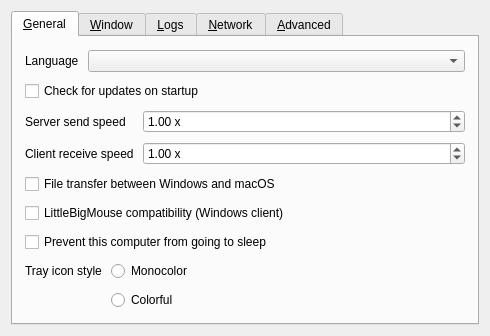
<?xml version="1.0" encoding="UTF-8"?>
<ui version="4.0">
 <class>SettingsDialog</class>
 <widget class="QDialog" name="SettingsDialog">
  <property name="geometry">
   <rect>
    <x>0</x>
    <y>0</y>
    <width>490</width>
    <height>326</height>
   </rect>
  </property>
  <property name="sizePolicy">
   <sizepolicy hsizetype="Maximum" vsizetype="Maximum">
    <horstretch>0</horstretch>
    <verstretch>0</verstretch>
   </sizepolicy>
  </property>
  <property name="windowTitle">
   <string>Preferences</string>
  </property>
  <property name="modal">
   <bool>true</bool>
  </property>
  <layout class="QVBoxLayout" name="verticalLayout_3">
   <item>
    <widget class="QTabWidget" name="tabWidget">
     <widget class="QWidget" name="tabGeneral">
      <attribute name="title">
       <string>&amp;General</string>
      </attribute>
      <layout class="QVBoxLayout" name="verticalLayout_6">
       <property name="spacing">
        <number>9</number>
       </property>
       <property name="leftMargin">
        <number>12</number>
       </property>
       <property name="topMargin">
        <number>12</number>
       </property>
       <property name="rightMargin">
        <number>12</number>
       </property>
       <property name="bottomMargin">
        <number>12</number>
       </property>
       <item>
        <spacer name="verticalSpacer_6">
         <property name="orientation">
          <enum>Qt::Orientation::Vertical</enum>
         </property>
         <property name="sizeHint" stdset="0">
          <size>
           <width>20</width>
           <height>0</height>
          </size>
         </property>
        </spacer>
       </item>
       <item>
        <layout class="QHBoxLayout" name="horizontalLayout_3">
         <item>
          <widget class="QLabel" name="lblLanguage">
           <property name="sizePolicy">
            <sizepolicy hsizetype="Maximum" vsizetype="Preferred">
             <horstretch>0</horstretch>
             <verstretch>0</verstretch>
            </sizepolicy>
           </property>
           <property name="text">
            <string>Language</string>
           </property>
          </widget>
         </item>
         <item>
          <widget class="QComboBox" name="comboLanguage"/>
         </item>
        </layout>
       </item>
       <item>
        <widget class="QCheckBox" name="cbAutoUpdate">
         <property name="text">
          <string>Check for updates on startup</string>
         </property>
        </widget>
       </item>
       <item>
        <layout class="QFormLayout" name="mouseSpeedLayout">
         <item row="0" column="0"><widget class="QLabel" name="serverSpeedLabel"><property name="text"><string>Server send speed</string></property></widget></item>
         <item row="0" column="1"><widget class="QDoubleSpinBox" name="serverSpeedSpin"><property name="minimum"><double>0.100000000000000</double></property><property name="maximum"><double>4.000000000000000</double></property><property name="singleStep"><double>0.100000000000000</double></property><property name="value"><double>1.000000000000000</double></property><property name="suffix"><string notr="true"> x</string></property></widget></item>
         <item row="1" column="0"><widget class="QLabel" name="clientSpeedLabel"><property name="text"><string>Client receive speed</string></property></widget></item>
         <item row="1" column="1"><widget class="QDoubleSpinBox" name="clientSpeedSpin"><property name="minimum"><double>0.100000000000000</double></property><property name="maximum"><double>4.000000000000000</double></property><property name="singleStep"><double>0.100000000000000</double></property><property name="value"><double>1.000000000000000</double></property><property name="suffix"><string notr="true"> x</string></property></widget></item>
        </layout>
       </item>
       <item>
        <widget class="QCheckBox" name="cbNativeFileDrag">
         <property name="text"><string>File transfer between Windows and macOS</string></property>
         <property name="toolTip"><string>Enable on both computers. Drag files across the screen edge and drop them on the other computer, or use File relay from the File menu. Supports regular files and requires desktop mode on Windows.</string></property>
        </widget>
       </item>
       <item>
        <widget class="QCheckBox" name="cbLocalCursor">
         <property name="text"><string>LittleBigMouse compatibility (Windows client)</string></property>
         <property name="toolTip"><string>Use local cursor positioning and report corrected coordinates to a patched Deskflow server. Keeps automatic edge switching. Reconnect after changing this setting.</string></property>
        </widget>
       </item>
       <item>
        <widget class="QCheckBox" name="cbPreventSleep">
         <property name="text">
          <string>Prevent this computer from going to sleep</string>
         </property>
        </widget>
       </item>
       <item>
        <layout class="QFormLayout" name="formLayout">
         <item row="1" column="1">
          <widget class="QRadioButton" name="rbIconColorful">
           <property name="text">
            <string>Colorful</string>
           </property>
          </widget>
         </item>
         <item row="0" column="1">
          <widget class="QRadioButton" name="rbIconMono">
           <property name="text">
            <string>Monocolor</string>
           </property>
          </widget>
         </item>
         <item row="0" column="0">
          <widget class="QLabel" name="lblTrayIconStyle">
           <property name="text">
            <string>Tray icon style</string>
           </property>
          </widget>
         </item>
        </layout>
       </item>
       <item>
        <spacer name="verticalSpacer_3">
         <property name="orientation">
          <enum>Qt::Orientation::Vertical</enum>
         </property>
         <property name="sizeHint" stdset="0">
          <size>
           <width>20</width>
           <height>0</height>
          </size>
         </property>
        </spacer>
       </item>
      </layout>
     </widget>
     <widget class="QWidget" name="tabWindow">
      <attribute name="title">
       <string>&amp;Window</string>
      </attribute>
      <layout class="QVBoxLayout" name="verticalLayout_14">
       <property name="spacing">
        <number>9</number>
       </property>
       <property name="leftMargin">
        <number>12</number>
       </property>
       <property name="topMargin">
        <number>12</number>
       </property>
       <property name="rightMargin">
        <number>12</number>
       </property>
       <property name="bottomMargin">
        <number>12</number>
       </property>
       <item>
        <spacer name="verticalSpacer_7">
         <property name="orientation">
          <enum>Qt::Orientation::Vertical</enum>
         </property>
         <property name="sizeHint" stdset="0">
          <size>
           <width>20</width>
           <height>0</height>
          </size>
         </property>
        </spacer>
       </item>
       <item>
        <layout class="QFormLayout" name="formLayout_2">
         <property name="labelAlignment">
          <set>Qt::AlignmentFlag::AlignRight|Qt::AlignmentFlag::AlignTrailing|Qt::AlignmentFlag::AlignVCenter</set>
         </property>
         <item row="0" column="0">
          <widget class="QLabel" name="label_3">
           <property name="text">
            <string>When the application starts</string>
           </property>
          </widget>
         </item>
         <item row="0" column="1">
          <widget class="QWidget" name="widget" native="true">
           <layout class="QVBoxLayout" name="verticalLayout_2">
            <item>
             <widget class="QRadioButton" name="rbShowOnStart">
              <property name="text">
               <string>Show the main window</string>
              </property>
             </widget>
            </item>
            <item>
             <widget class="QRadioButton" name="rbAutoHide">
              <property name="text">
               <string>Send to background</string>
              </property>
             </widget>
            </item>
           </layout>
          </widget>
         </item>
         <item row="1" column="0">
          <widget class="QLabel" name="label">
           <property name="text">
            <string>When the main window is closed</string>
           </property>
           <property name="alignment">
            <set>Qt::AlignmentFlag::AlignRight|Qt::AlignmentFlag::AlignTrailing|Qt::AlignmentFlag::AlignVCenter</set>
           </property>
          </widget>
         </item>
         <item row="1" column="1">
          <widget class="QWidget" name="widget_2" native="true">
           <layout class="QVBoxLayout" name="verticalLayout_13">
            <item>
             <widget class="QRadioButton" name="rbExitOnClose">
              <property name="text">
               <string>Exit</string>
              </property>
             </widget>
            </item>
            <item>
             <widget class="QRadioButton" name="rbCloseToTray">
              <property name="text">
               <string>Send to background</string>
              </property>
             </widget>
            </item>
           </layout>
          </widget>
         </item>
        </layout>
       </item>
       <item>
        <widget class="QCheckBox" name="cbShowVersion">
         <property name="text">
          <string>Include version in the window title</string>
         </property>
        </widget>
       </item>
       <item>
        <spacer name="verticalSpacer_11">
         <property name="orientation">
          <enum>Qt::Orientation::Vertical</enum>
         </property>
         <property name="sizeHint" stdset="0">
          <size>
           <width>20</width>
           <height>0</height>
          </size>
         </property>
        </spacer>
       </item>
      </layout>
     </widget>
     <widget class="QWidget" name="tabLog">
      <attribute name="title">
       <string>&amp;Logs</string>
      </attribute>
      <layout class="QVBoxLayout" name="verticalLayout">
       <property name="spacing">
        <number>9</number>
       </property>
       <property name="leftMargin">
        <number>12</number>
       </property>
       <property name="topMargin">
        <number>12</number>
       </property>
       <property name="rightMargin">
        <number>12</number>
       </property>
       <property name="bottomMargin">
        <number>12</number>
       </property>
       <item>
        <spacer name="verticalSpacer_8">
         <property name="orientation">
          <enum>Qt::Orientation::Vertical</enum>
         </property>
         <property name="sizeHint" stdset="0">
          <size>
           <width>20</width>
           <height>0</height>
          </size>
         </property>
        </spacer>
       </item>
       <item>
        <layout class="QHBoxLayout" name="horizontalLayout_4">
         <item>
          <widget class="QLabel" name="lblLogLevel">
           <property name="sizePolicy">
            <sizepolicy hsizetype="Maximum" vsizetype="Fixed">
             <horstretch>0</horstretch>
             <verstretch>0</verstretch>
            </sizepolicy>
           </property>
           <property name="text">
            <string>Level</string>
           </property>
          </widget>
         </item>
         <item>
          <widget class="QComboBox" name="comboLogLevel"/>
         </item>
        </layout>
       </item>
       <item>
        <widget class="QLabel" name="lblDebugWarning">
         <property name="text">
          <string>Using a log level higher than Info may affect performance.</string>
         </property>
         <property name="wordWrap">
          <bool>true</bool>
         </property>
        </widget>
       </item>
       <item>
        <widget class="QGroupBox" name="groupLogToFile">
         <property name="title">
          <string>Log to file</string>
         </property>
         <property name="checkable">
          <bool>true</bool>
         </property>
         <layout class="QHBoxLayout" name="horizontalLayout_2">
          <item>
           <widget class="QWidget" name="widgetLogFilename" native="true">
            <property name="sizePolicy">
             <sizepolicy hsizetype="Preferred" vsizetype="Maximum">
              <horstretch>0</horstretch>
              <verstretch>0</verstretch>
             </sizepolicy>
            </property>
            <layout class="QHBoxLayout" name="_4">
             <property name="spacing">
              <number>3</number>
             </property>
             <property name="leftMargin">
              <number>0</number>
             </property>
             <property name="topMargin">
              <number>0</number>
             </property>
             <property name="rightMargin">
              <number>0</number>
             </property>
             <property name="bottomMargin">
              <number>0</number>
             </property>
             <item>
              <widget class="QLabel" name="labelLogPath">
               <property name="sizePolicy">
                <sizepolicy hsizetype="Preferred" vsizetype="Fixed">
                 <horstretch>0</horstretch>
                 <verstretch>0</verstretch>
                </sizepolicy>
               </property>
               <property name="text">
                <string>Log path</string>
               </property>
              </widget>
             </item>
             <item>
              <spacer name="horizontalSpacer_7">
               <property name="orientation">
                <enum>Qt::Orientation::Horizontal</enum>
               </property>
               <property name="sizeType">
                <enum>QSizePolicy::Policy::Minimum</enum>
               </property>
               <property name="sizeHint" stdset="0">
                <size>
                 <width>17</width>
                 <height>25</height>
                </size>
               </property>
              </spacer>
             </item>
             <item>
              <widget class="QLineEdit" name="lineLogFilename">
               <property name="enabled">
                <bool>true</bool>
               </property>
               <property name="sizePolicy">
                <sizepolicy hsizetype="Expanding" vsizetype="Fixed">
                 <horstretch>0</horstretch>
                 <verstretch>0</verstretch>
                </sizepolicy>
               </property>
              </widget>
             </item>
             <item>
              <widget class="QPushButton" name="btnBrowseLog">
               <property name="enabled">
                <bool>true</bool>
               </property>
               <property name="cursor">
                <cursorShape>PointingHandCursor</cursorShape>
               </property>
               <property name="text">
                <string/>
               </property>
               <property name="icon">
                <iconset theme="QIcon::ThemeIcon::DocumentOpen"/>
               </property>
               <property name="flat">
                <bool>true</bool>
               </property>
              </widget>
             </item>
            </layout>
           </widget>
          </item>
         </layout>
        </widget>
       </item>
       <item>
        <widget class="QCheckBox" name="cbGuiDebug">
         <property name="text">
          <string>Enable GUI debug messages</string>
         </property>
        </widget>
       </item>
       <item>
        <spacer name="verticalSpacer_4">
         <property name="orientation">
          <enum>Qt::Orientation::Vertical</enum>
         </property>
         <property name="sizeHint" stdset="0">
          <size>
           <width>20</width>
           <height>0</height>
          </size>
         </property>
        </spacer>
       </item>
      </layout>
     </widget>
     <widget class="QWidget" name="tabNetwork">
      <attribute name="title">
       <string>&amp;Network</string>
      </attribute>
      <layout class="QVBoxLayout" name="verticalLayout_7">
       <property name="spacing">
        <number>9</number>
       </property>
       <property name="leftMargin">
        <number>12</number>
       </property>
       <property name="topMargin">
        <number>12</number>
       </property>
       <property name="rightMargin">
        <number>12</number>
       </property>
       <property name="bottomMargin">
        <number>12</number>
       </property>
       <item>
        <spacer name="verticalSpacer_9">
         <property name="orientation">
          <enum>Qt::Orientation::Vertical</enum>
         </property>
         <property name="sizeHint" stdset="0">
          <size>
           <width>20</width>
           <height>0</height>
          </size>
         </property>
        </spacer>
       </item>
       <item>
        <layout class="QHBoxLayout" name="horizontalLayout">
         <item>
          <widget class="QLabel" name="lblNetworkIp">
           <property name="sizePolicy">
            <sizepolicy hsizetype="Maximum" vsizetype="Fixed">
             <horstretch>0</horstretch>
             <verstretch>0</verstretch>
            </sizepolicy>
           </property>
           <property name="text">
            <string>Network IP</string>
           </property>
          </widget>
         </item>
         <item>
          <widget class="QComboBox" name="comboInterface">
           <property name="sizePolicy">
            <sizepolicy hsizetype="Maximum" vsizetype="Fixed">
             <horstretch>0</horstretch>
             <verstretch>0</verstretch>
            </sizepolicy>
           </property>
           <item>
            <property name="text">
             <string>Automatic</string>
            </property>
           </item>
          </widget>
         </item>
         <item>
          <spacer name="horizontalSpacer">
           <property name="orientation">
            <enum>Qt::Orientation::Horizontal</enum>
           </property>
           <property name="sizeType">
            <enum>QSizePolicy::Policy::Expanding</enum>
           </property>
           <property name="sizeHint" stdset="0">
            <size>
             <width>25</width>
             <height>20</height>
            </size>
           </property>
          </spacer>
         </item>
        </layout>
       </item>
       <item>
        <layout class="QHBoxLayout" name="horizontalLayout_6">
         <item>
          <widget class="QLabel" name="lblPort">
           <property name="sizePolicy">
            <sizepolicy hsizetype="Maximum" vsizetype="Fixed">
             <horstretch>0</horstretch>
             <verstretch>0</verstretch>
            </sizepolicy>
           </property>
           <property name="text">
            <string>Port</string>
           </property>
          </widget>
         </item>
         <item>
          <widget class="QSpinBox" name="sbPort">
           <property name="enabled">
            <bool>true</bool>
           </property>
           <property name="sizePolicy">
            <sizepolicy hsizetype="Maximum" vsizetype="Fixed">
             <horstretch>0</horstretch>
             <verstretch>0</verstretch>
            </sizepolicy>
           </property>
           <property name="maximum">
            <number>65535</number>
           </property>
           <property name="value">
            <number>24800</number>
           </property>
          </widget>
         </item>
         <item>
          <spacer name="horizontalSpacer_3">
           <property name="orientation">
            <enum>Qt::Orientation::Horizontal</enum>
           </property>
           <property name="sizeHint" stdset="0">
            <size>
             <width>40</width>
             <height>20</height>
            </size>
           </property>
          </spacer>
         </item>
        </layout>
       </item>
       <item>
        <widget class="QGroupBox" name="groupSecurity">
         <property name="sizePolicy">
          <sizepolicy hsizetype="Preferred" vsizetype="Maximum">
           <horstretch>0</horstretch>
           <verstretch>0</verstretch>
          </sizepolicy>
         </property>
         <property name="title">
          <string>Enable TLS Encryption</string>
         </property>
         <property name="checkable">
          <bool>true</bool>
         </property>
         <property name="checked">
          <bool>false</bool>
         </property>
         <layout class="QVBoxLayout" name="_11">
          <item>
           <widget class="QWidget" name="widgetTlsCert" native="true">
            <layout class="QHBoxLayout" name="_12">
             <property name="leftMargin">
              <number>0</number>
             </property>
             <property name="topMargin">
              <number>0</number>
             </property>
             <property name="rightMargin">
              <number>0</number>
             </property>
             <property name="bottomMargin">
              <number>0</number>
             </property>
             <item>
              <widget class="QLabel" name="lblTlsCertInfo">
               <property name="text">
                <string notr="true"/>
               </property>
              </widget>
             </item>
             <item>
              <widget class="QLabel" name="lblTlsCert">
               <property name="sizePolicy">
                <sizepolicy hsizetype="Preferred" vsizetype="Fixed">
                 <horstretch>0</horstretch>
                 <verstretch>0</verstretch>
                </sizepolicy>
               </property>
               <property name="text">
                <string>Certificate</string>
               </property>
              </widget>
             </item>
             <item>
              <widget class="QLineEdit" name="lineTlsCertPath">
               <property name="minimumSize">
                <size>
                 <width>0</width>
                 <height>0</height>
                </size>
               </property>
              </widget>
             </item>
             <item>
              <widget class="QPushButton" name="btnTlsCertPath">
               <property name="cursor">
                <cursorShape>PointingHandCursor</cursorShape>
               </property>
               <property name="text">
                <string/>
               </property>
               <property name="icon">
                <iconset theme="QIcon::ThemeIcon::DocumentOpen"/>
               </property>
               <property name="flat">
                <bool>true</bool>
               </property>
              </widget>
             </item>
            </layout>
           </widget>
          </item>
          <item>
           <layout class="QHBoxLayout" name="horizontalLayout_5">
            <property name="topMargin">
             <number>0</number>
            </property>
            <item>
             <widget class="QLabel" name="lblTlsKeyLength">
              <property name="sizePolicy">
               <sizepolicy hsizetype="Preferred" vsizetype="Fixed">
                <horstretch>0</horstretch>
                <verstretch>0</verstretch>
               </sizepolicy>
              </property>
              <property name="text">
               <string>Key length</string>
              </property>
             </widget>
            </item>
            <item>
             <widget class="QComboBox" name="comboTlsKeyLength">
              <item>
               <property name="text">
                <string notr="true">2048</string>
               </property>
              </item>
              <item>
               <property name="text">
                <string notr="true">4096</string>
               </property>
              </item>
             </widget>
            </item>
            <item>
             <spacer name="horizontalSpacer_2">
              <property name="orientation">
               <enum>Qt::Orientation::Horizontal</enum>
              </property>
              <property name="sizeHint" stdset="0">
               <size>
                <width>40</width>
                <height>20</height>
               </size>
              </property>
             </spacer>
            </item>
            <item>
             <widget class="QPushButton" name="btnTlsRegenCert">
              <property name="text">
               <string>Regenerate certificate</string>
              </property>
              <property name="icon">
               <iconset theme="QIcon::ThemeIcon::ViewRefresh"/>
              </property>
             </widget>
            </item>
           </layout>
          </item>
          <item>
           <widget class="QCheckBox" name="cbRequireClientCert">
            <property name="text">
             <string>Require client certificates</string>
            </property>
           </widget>
          </item>
          <item>
           <spacer name="verticalSpacer_2">
            <property name="orientation">
             <enum>Qt::Orientation::Vertical</enum>
            </property>
            <property name="sizeHint" stdset="0">
             <size>
              <width>20</width>
              <height>0</height>
             </size>
            </property>
           </spacer>
          </item>
         </layout>
        </widget>
       </item>
       <item>
        <spacer name="verticalSpacer_5">
         <property name="orientation">
          <enum>Qt::Orientation::Vertical</enum>
         </property>
         <property name="sizeHint" stdset="0">
          <size>
           <width>20</width>
           <height>0</height>
          </size>
         </property>
        </spacer>
       </item>
      </layout>
     </widget>
     <widget class="QWidget" name="tabAdvanced">
      <attribute name="title">
       <string>&amp;Advanced</string>
      </attribute>
      <layout class="QVBoxLayout" name="verticalLayout_4">
       <property name="spacing">
        <number>9</number>
       </property>
       <property name="leftMargin">
        <number>12</number>
       </property>
       <property name="topMargin">
        <number>12</number>
       </property>
       <property name="rightMargin">
        <number>12</number>
       </property>
       <property name="bottomMargin">
        <number>12</number>
       </property>
       <item>
        <spacer name="verticalSpacer_10">
         <property name="orientation">
          <enum>Qt::Orientation::Vertical</enum>
         </property>
         <property name="sizeHint" stdset="0">
          <size>
           <width>20</width>
           <height>0</height>
          </size>
         </property>
        </spacer>
       </item>
       <item>
        <widget class="QGroupBox" name="groupService">
         <property name="enabled">
          <bool>true</bool>
         </property>
         <property name="title">
          <string>Use background service (daemon)</string>
         </property>
         <property name="checkable">
          <bool>true</bool>
         </property>
         <property name="checked">
          <bool>false</bool>
         </property>
         <layout class="QGridLayout" name="_6">
          <item row="1" column="0">
           <widget class="QCheckBox" name="cbElevateDaemon">
            <property name="text">
             <string>Always run as system (work at login screen and UAC)</string>
            </property>
            <property name="autoExclusive">
             <bool>false</bool>
            </property>
           </widget>
          </item>
         </layout>
        </widget>
       </item>
       <item>
        <layout class="QFormLayout" name="formLayout_3">
         <property name="fieldGrowthPolicy">
          <enum>QFormLayout::FieldGrowthPolicy::ExpandingFieldsGrow</enum>
         </property>
         <property name="rowWrapPolicy">
          <enum>QFormLayout::RowWrapPolicy::DontWrapRows</enum>
         </property>
         <property name="labelAlignment">
          <set>Qt::AlignmentFlag::AlignLeading|Qt::AlignmentFlag::AlignLeft|Qt::AlignmentFlag::AlignVCenter</set>
         </property>
         <property name="formAlignment">
          <set>Qt::AlignmentFlag::AlignHCenter|Qt::AlignmentFlag::AlignTop</set>
         </property>
         <item row="0" column="0">
          <widget class="QCheckBox" name="cbRunEnterCommand">
           <property name="text">
            <string>Run command on enter</string>
           </property>
          </widget>
         </item>
         <item row="0" column="1">
          <widget class="QLineEdit" name="lineCommandEnter"/>
         </item>
         <item row="1" column="0">
          <widget class="QCheckBox" name="cbRunExitCommand">
           <property name="text">
            <string>Run command on exit</string>
           </property>
          </widget>
         </item>
         <item row="1" column="1">
          <widget class="QLineEdit" name="lineCommandExit"/>
         </item>
        </layout>
       </item>
       <item>
        <spacer name="verticalSpacer">
         <property name="orientation">
          <enum>Qt::Orientation::Vertical</enum>
         </property>
         <property name="sizeHint" stdset="0">
          <size>
           <width>20</width>
           <height>0</height>
          </size>
         </property>
        </spacer>
       </item>
       <item>
        <widget class="QPushButton" name="btnClearAllSettings">
         <property name="text">
          <string>Remove all settings</string>
         </property>
        </widget>
       </item>
      </layout>
     </widget>
    </widget>
   </item>
  </layout>
 </widget>
 <resources/>
 <connections/>
</ui>
